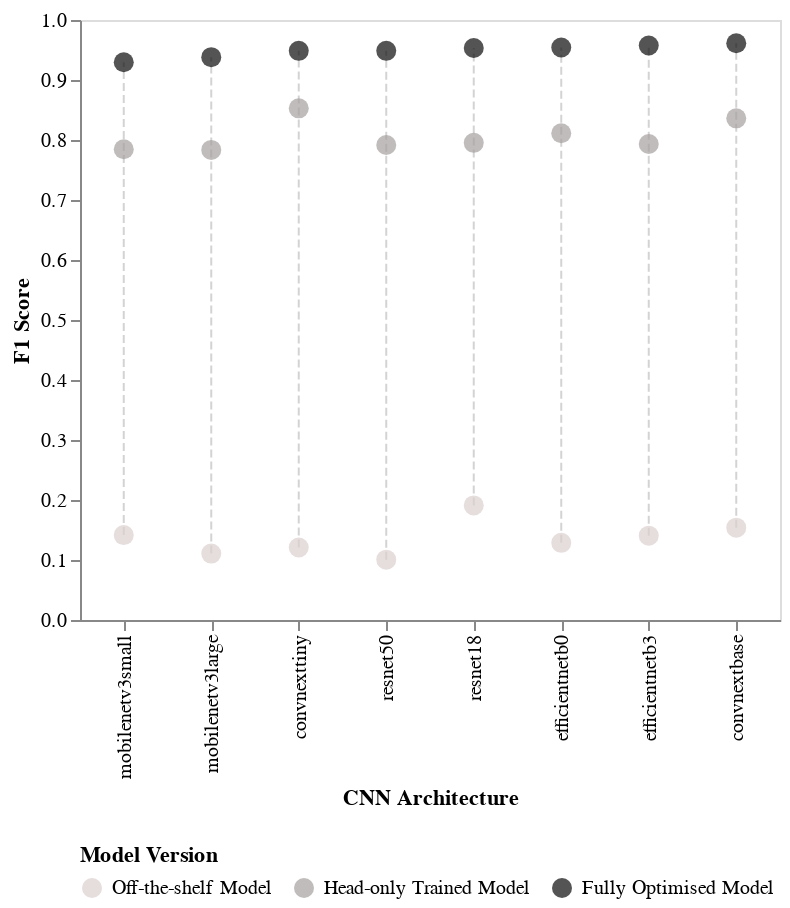

Write notebook code for a chart like this one.
### Code cell
final_f1_sort = overall_df[overall_df['model_type'] == 'Fully Optimised Model'].sort_values('f1_score', ascending=True).model_arch.tolist()

point_chart = alt.Chart(overall_df).mark_point(
    filled = True,
    size = 100
).encode(
    x = alt.X('model_arch', sort=final_f1_sort, title="CNN Architecture", axis=alt.Axis(grid=False)),
    y = alt.Y('f1_score', title='F1 Score', axis=alt.Axis(grid=False)),
    color = alt.Color("model_type", title="Model Version", scale=alt.Scale(domain=['Off-the-shelf Model', 'Head-only Trained Model', 'Fully Optimised Model'], range=["#DCCECE", "#A7A0A0", "#0C0B0B"]), legend=alt.Legend(orient='bottom', direction='horizontal'))
)

line_chart = alt.Chart(overall_df).mark_line(
    color="lightgray"
).encode(
    x=alt.X("model_arch", sort=final_f1_sort, axis=alt.Axis(grid=False)),
    y=alt.Y('f1_score', axis=alt.Axis(grid=False)),
    detail="model_arch",
    strokeDash=alt.value([4, 2]),
    strokeWidth=alt.value(1)
)

alt.layer(line_chart, point_chart).properties(
    width = 350,
    height = 300
)

### Figure 1 — Vega-Lite specification as saved in the notebook (floating-point values rounded to 4 significant figures)
{"config": {"view": {"continuousWidth": 300, "continuousHeight": 300}}, "layer": [{"mark": {"type": "line", "color": "lightgray"}, "encoding": {"detail": {"field": "model_arch", "type": "nominal"}, "strokeDash": {"value": [4, 2]}, "strokeWidth": {"value": 1}, "x": {"axis": {"grid": false}, "field": "model_arch", "sort": ["mobilenetv3small", "mobilenetv3large", "convnexttiny", "resnet50", "resnet18", "efficientnetb0", "efficientnetb3", "convnextbase"], "type": "nominal"}, "y": {"axis": {"grid": false}, "field": "f1_score", "type": "quantitative"}}}, {"mark": {"type": "point", "filled": true, "size": 100}, "encoding": {"color": {"field": "model_type", "legend": {"direction": "horizontal", "orient": "bottom"}, "scale": {"domain": ["Off-the-shelf Model", "Head-only Trained Model", "Fully Optimised Model"], "range": ["#DCCECE", "#A7A0A0", "#0C0B0B"]}, "title": "Model Version", "type": "nominal"}, "x": {"axis": {"grid": false}, "field": "model_arch", "sort": ["mobilenetv3small", "mobilenetv3large", "convnexttiny", "resnet50", "resnet18", "efficientnetb0", "efficientnetb3", "convnextbase"], "title": "CNN Architecture", "type": "nominal"}, "y": {"axis": {"grid": false}, "field": "f1_score", "title": "F1 Score", "type": "quantitative"}}}], "data": {"name": "data-fc47be9c74139dfa55b592c0da29276c"}, "height": 300, "width": 350, "$schema": "https://vega.github.io/schema/vega-lite/v5.20.1.json", "datasets": {"data-fc47be9c74139dfa55b592c0da29276c": [{"label_name": "macro_avg", "model_arch": "mobilenetv3small", "f1_score": 0.1416, "model_type": "Off-the-shelf Model"}, {"label_name": "macro_avg", "model_arch": "mobilenetv3large", "f1_score": 0.1107, "model_type": "Off-the-shelf Model"}, {"label_name": "macro_avg", "model_arch": "resnet18", "f1_score": 0.1909, "model_type": "Off-the-shelf Model"}, {"label_name": "macro_avg", "model_arch": "resnet50", "f1_score": 0.1006, "model_type": "Off-the-shelf Model"}, {"label_name": "macro_avg", "model_arch": "efficientnetb0", "f1_score": 0.1286, "model_type": "Off-the-shelf Model"}, {"label_name": "macro_avg", "model_arch": "efficientnetb3", "f1_score": 0.1406, "model_type": "Off-the-shelf Model"}, {"label_name": "macro_avg", "model_arch": "convnexttiny", "f1_score": 0.1209, "model_type": "Off-the-shelf Model"}, {"label_name": "macro_avg", "model_arch": "convnextbase", "f1_score": 0.1539, "model_type": "Off-the-shelf Model"}, {"label_name": "macro_avg", "model_arch": "mobilenetv3small", "f1_score": 0.7846, "model_type": "Head-only Trained Model"}, {"label_name": "macro_avg", "model_arch": "mobilenetv3large", "f1_score": 0.7835, "model_type": "Head-only Trained Model"}, {"label_name": "macro_avg", "model_arch": "resnet18", "f1_score": 0.7953, "model_type": "Head-only Trained Model"}, {"label_name": "macro_avg", "model_arch": "resnet50", "f1_score": 0.7917, "model_type": "Head-only Trained Model"}, {"label_name": "macro_avg", "model_arch": "efficientnetb0", "f1_score": 0.8112, "model_type": "Head-only Trained Model"}, {"label_name": "macro_avg", "model_arch": "efficientnetb3", "f1_score": 0.7934, "model_type": "Head-only Trained Model"}, {"label_name": "macro_avg", "model_arch": "convnexttiny", "f1_score": 0.8528, "model_type": "Head-only Trained Model"}, {"label_name": "macro_avg", "model_arch": "convnextbase", "f1_score": 0.8361, "model_type": "Head-only Trained Model"}, {"label_name": "macro_avg", "model_arch": "convnextbase", "f1_score": 0.9612, "model_type": "Fully Optimised Model"}, {"label_name": "macro_avg", "model_arch": "convnexttiny", "f1_score": 0.9486, "model_type": "Fully Optimised Model"}, {"label_name": "macro_avg", "model_arch": "efficientnetb0", "f1_score": 0.9541, "model_type": "Fully Optimised Model"}, {"label_name": "macro_avg", "model_arch": "efficientnetb3", "f1_score": 0.9575, "model_type": "Fully Optimised Model"}, {"label_name": "macro_avg", "model_arch": "mobilenetv3large", "f1_score": 0.938, "model_type": "Fully Optimised Model"}, {"label_name": "macro_avg", "model_arch": "mobilenetv3small", "f1_score": 0.9296, "model_type": "Fully Optimised Model"}, {"label_name": "macro_avg", "model_arch": "resnet18", "f1_score": 0.9533, "model_type": "Fully Optimised Model"}, {"label_name": "macro_avg", "model_arch": "resnet50", "f1_score": 0.9486, "model_type": "Fully Optimised Model"}]}}
